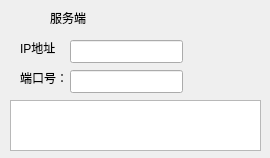
<?xml version="1.0" encoding="UTF-8"?>
<ui version="4.0">
 <class>Widget</class>
 <widget class="QWidget" name="Widget">
  <property name="geometry">
   <rect>
    <x>0</x>
    <y>0</y>
    <width>270</width>
    <height>158</height>
   </rect>
  </property>
  <property name="windowTitle">
   <string>Widget</string>
  </property>
  <widget class="QLabel" name="titleLabel">
   <property name="geometry">
    <rect>
     <x>50</x>
     <y>10</y>
     <width>54</width>
     <height>16</height>
    </rect>
   </property>
   <property name="text">
    <string>服务端</string>
   </property>
  </widget>
  <widget class="QLineEdit" name="ipLineEdit">
   <property name="geometry">
    <rect>
     <x>70</x>
     <y>40</y>
     <width>113</width>
     <height>23</height>
    </rect>
   </property>
  </widget>
  <widget class="QLineEdit" name="portLineEdit">
   <property name="geometry">
    <rect>
     <x>70</x>
     <y>70</y>
     <width>113</width>
     <height>23</height>
    </rect>
   </property>
  </widget>
  <widget class="QLabel" name="label_2">
   <property name="geometry">
    <rect>
     <x>20</x>
     <y>40</y>
     <width>54</width>
     <height>16</height>
    </rect>
   </property>
   <property name="text">
    <string>IP地址</string>
   </property>
  </widget>
  <widget class="QLabel" name="label_3">
   <property name="geometry">
    <rect>
     <x>20</x>
     <y>70</y>
     <width>54</width>
     <height>16</height>
    </rect>
   </property>
   <property name="text">
    <string>端口号：</string>
   </property>
  </widget>
  <widget class="QTextEdit" name="messageEdit">
   <property name="geometry">
    <rect>
     <x>10</x>
     <y>100</y>
     <width>251</width>
     <height>51</height>
    </rect>
   </property>
  </widget>
 </widget>
 <resources/>
 <connections/>
</ui>
